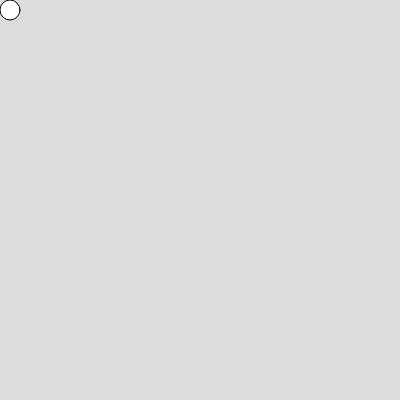
Frame 1 (no input)
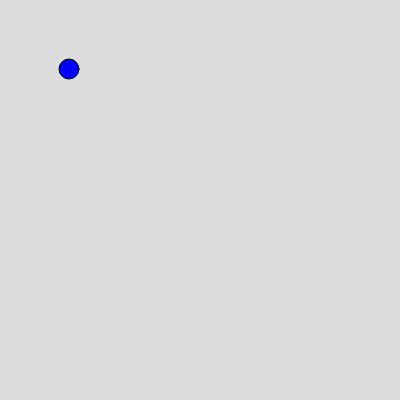
Frame 60 (no input)
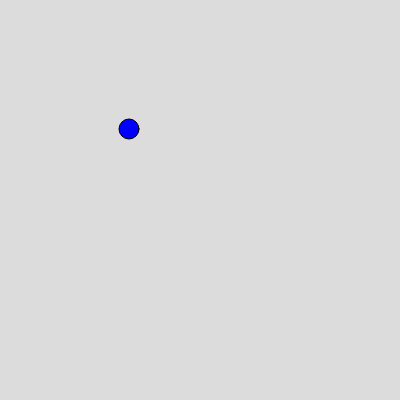
Frame 120 (the mouse pressed at the canvas centre since frame 60)

The p5.js sketch that drew these frames (run headless with seeded random() and noise() and a simulated clock; from frame 60 on, the mouse is pressed at the canvas centre):

// p5.js sketch
// ── sketch.js
var ball = {
  color: ["blue", "green", "red", "yellow", "purple"],

  X: 10, 
  
  Y: 10,

  SPEEDx: 0,

  SPEEDy: 0,

  radius: 20
}



function setup() {
  createCanvas(400, 400);


}

function draw() {
  background(220);

  circle(ball.X, ball.Y, ball.radius)

  fill(ball.color[0])

  ball.SPEEDx = 1

  ball.X = ball.X+ball.SPEEDx

  ball.SPEEDy = 1

  ball.Y = ball.Y+ball.SPEEDy
}
